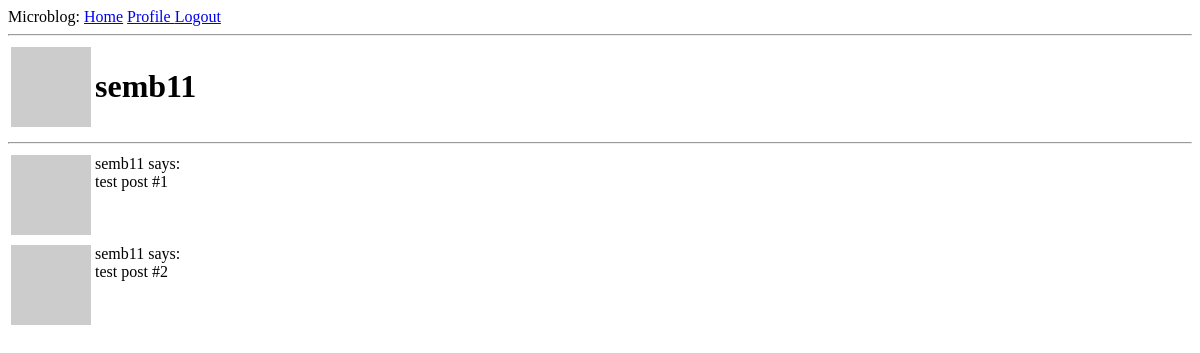
The app's page /user/semb11 (signed in), older data.
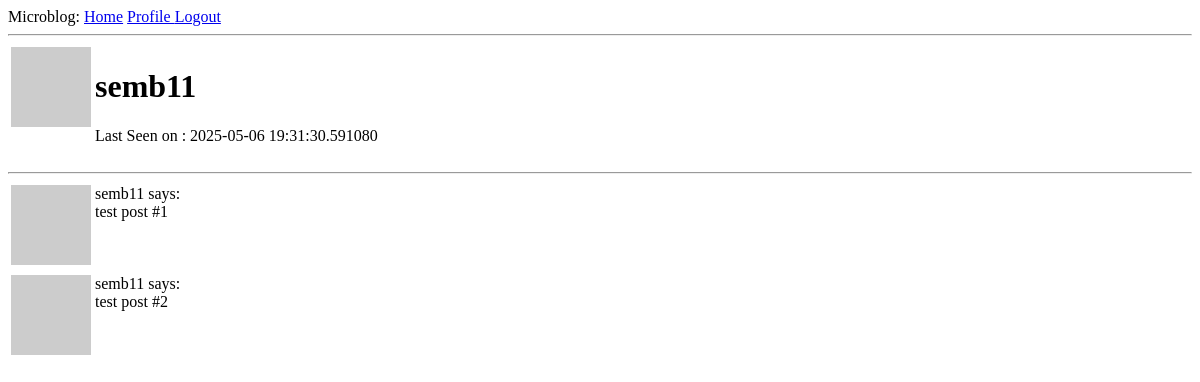
The same page, newer data.
### app/models.py (models this page shows, shortened)
class User(db.Model, UserMixin):
    id: so.Mapped[int] = so.mapped_column(primary_key=True)
    username:so.Mapped[str]  = so.mapped_column(sa.String(64), index=True, unique=True)
    email:so.Mapped[str]  = so.mapped_column( sa.String(120), index=True, unique=True)
    password_hash:so.Mapped[Optional[str]]  = so.mapped_column(sa.String(256))
    about_me: so.Mapped[Optional[str]] = so.mapped_column(sa.String(140))
    last_seen: so.Mapped[Optional[datetime]] = so.mapped_column(
        default=lambda: datetime.now(timezone.utc)
    )
    posts: so.WriteOnlyMapped['Post'] = so.relationship(back_populates='author')
    def avatar(self,size):
        digest = md5(
            self.email
            .lower()
            .encode('utf-8')
            ).hexdigest()
        return f"https://www.gravatar.com/avatar/{digest}?d=identicon&s={size}"

### app/routes.py (the view)
@app.route('/user/<username>')
@login_required
def user(username):
    user = db.first_or_404( sa
                            .select(User)
                            .where(User.username==username)
                            )
    sample_posts = [
        {'author':user, 'body':'test post #1'},
        {'author':user, 'body':'test post #2'}
    ]
    return render_template( 'user.html', user=user, posts=sample_posts )

### app/routes.py (called while the page is built)
@login_manager.user_loader
def load_user(id):
    return db.session.get(User, int(id))

@app.before_request
def before_request():
    if current_user.is_authenticated:
        current_user.last_seen = datetime.now(timezone.utc)
        db.session.commit()

### app/templates/user.html (shortened to what this page needs)
{% extends "base.html" %}
{% block content %}
<table>
    <tr valign="top">
        <td>
            <img src="{{ user.avatar(128) }}" alt="">
        </td>
        <td>
            <h1> {{ user.username }} </h1>
            {% if user.last_seen %}
                <p> Last Seen on : {{user.last_seen}}</p>
            {% endif %}
        </td>
    </tr>
</table>
<hr>
{% for post in posts  %}
    {% include "_post.html" %}
{% endfor %}
{% endblock %}

### app/templates/base.html (shortened to what this page needs)
<!doctype html>
<html>
<head>
</head>
<body>
    <div>
        Microblog:
        <a href={{ url_for('index') }}>Home</a>
        {% if current_user.is_anonymous  %}
            <a href={{ url_for('login') }}>Login</a>
        {% else %}
        <a href={{ url_for('user', username=current_user.username) }}> Profile </a>
        <a href={{ url_for('logout') }}>Logout</a>
        {% endif %}
    </div>
    <hr>
    {% block content %}{% endblock  %}
</body>
</html>

### app/templates/_post.html
<table>
    <tr valign="top">
        <td>
            <img src="{{ post.author.avatar(36) }}" alt="">
        </td>
        <td>
            {{post.author.username}} says: <br>
            {{ post.body }}
        </td>
    </tr>
</table>

Row changes from the older to the newer data that the page shows:
changed User "semb11": last_seen (not shown) → "2025-05-06 19:31:30.591080"
Text that changed along with them:
text now shown: "Last Seen on :"
